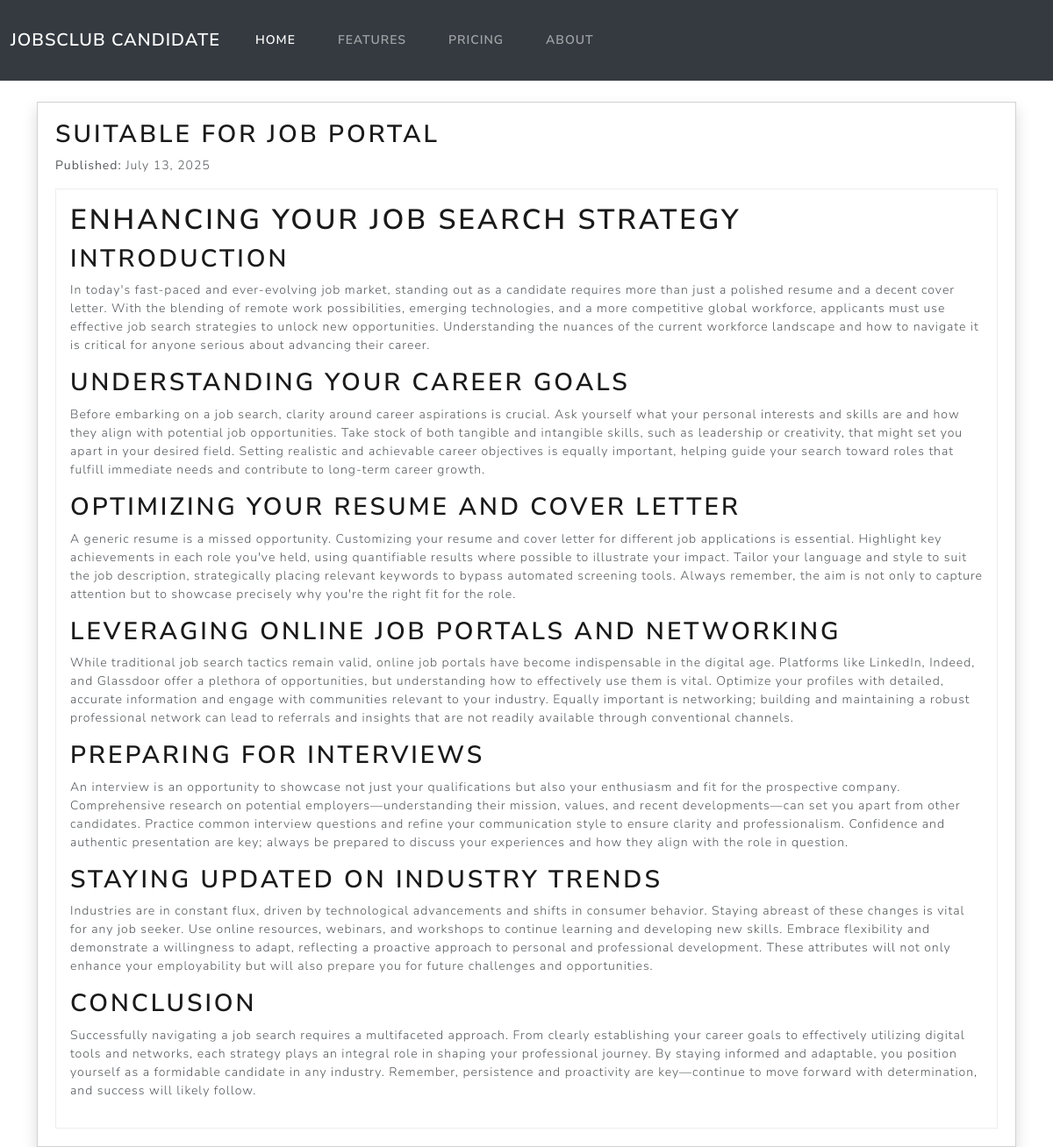
The app's page /blog/2/ with its own data.
### employers/models.py (models this page shows, shortened)
class BlogPost(models.Model):
    employer = models.ForeignKey("Employer", on_delete=models.CASCADE)  #Link to employer
    title = models.CharField(max_length=255)
    approved = models.CharField(max_length=50, default='no')
    outline = models.TextField()  #Store AI-generated outline
    content = models.TextField()
    created_at = models.DateTimeField(default=now)

### jobsclub/views.py (the view)
# urls.py: path("blog/<int:blog_id>/", blog_details, name="blog_details"),  #Blog details page
def blog_details(request, blog_id):
    blog = get_object_or_404(BlogPost, id=blog_id, approved="yes")
    blog.content = markdown.markdown(blog.content)  #Convert Markdown to HTML
    return render(request, "blog_details.html", {"blog": blog})

### jobsclub/templates/blog_details.html
{% extends "base.html" %}
{% block content %}
<div class="toast show" style="padding:20px;width:100%;">
    <h2>{{ blog.title }}</h2>
    <p><strong>Published:</strong> {{ blog.created_at|date:"F d, Y" }}</p>
    <div class="border p-3">{{ blog.content|safe }}</div>
</div>
{% endblock %}

### records on screen
BlogPost: title "SUITABLE FOR JOB PORTAL", created_at "July 13, 2025", content "ENHANCING YOUR JOB SEARCH STRATEGY INTRODUCTION In today's fast-paced and ever-evolving job market, standing out as a candidate requires more than just a polished resume and a decent cover letter. With the blending of remote work possibilities, emerging technologies, and a more competitive global workforce, applicants must use effective job search strategies to unlock new opportunities. Understanding the nuances of the current workforce landscape and how to navigate it is critical for anyone serious about advancing their career. UNDERSTANDING YOUR CAREER GOALS Before embarking on a job search, clarity around career aspirations is crucial. Ask yourself what your personal interests and skills…"
